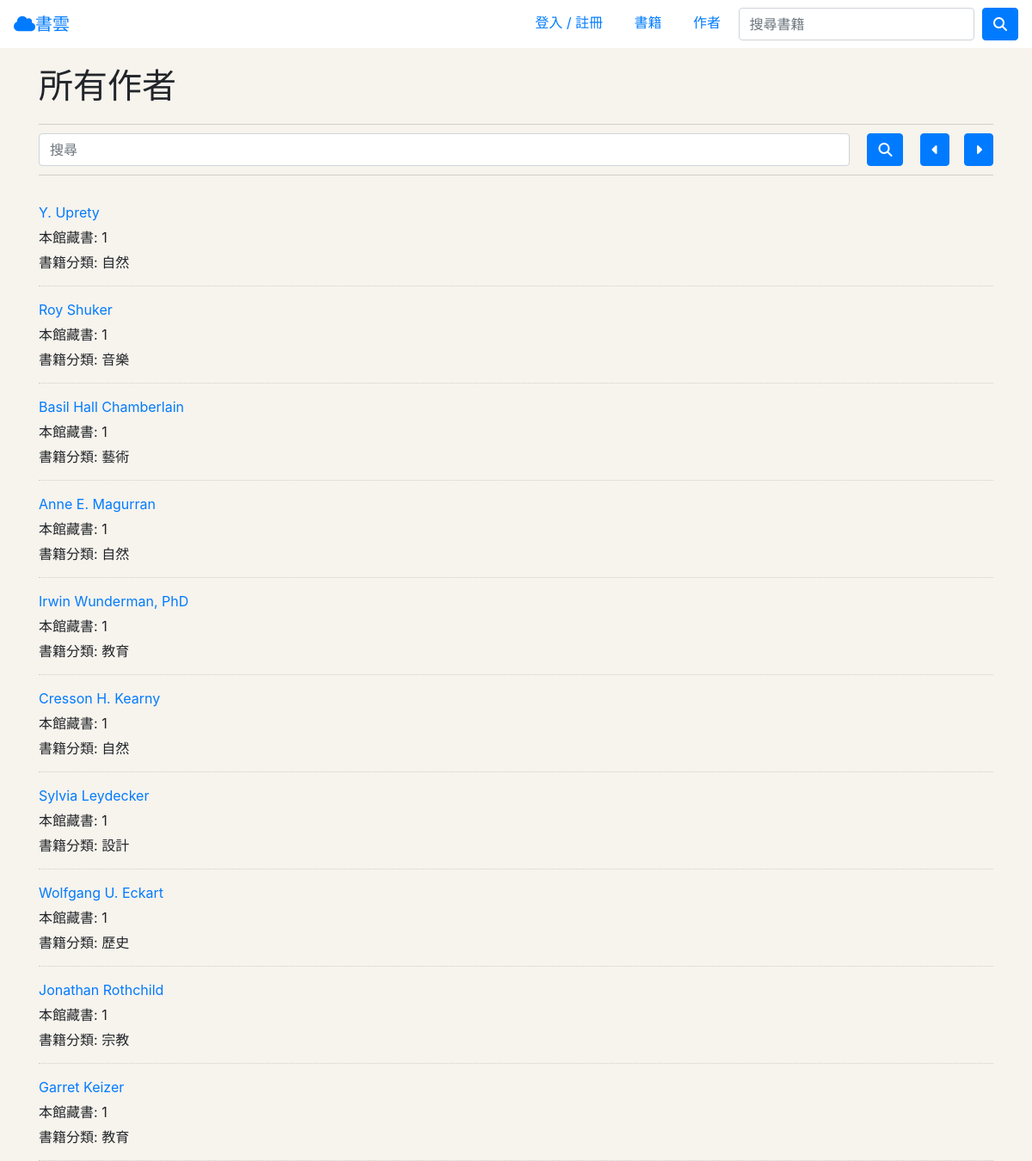
The page /authors/4 on the database its author committed.
### catalog/models.py (models this page shows, shortened)
class Author(models.Model):
    name = models.CharField(max_length=100)
    date_of_birth = models.DateTimeField(null=True, blank=True)
    date_of_death = models.DateTimeField(null=True, blank=True)

### catalog/views.py (the view)
# urls.py: path('authors/<int:page>', views.authors, name='authors'),
def authors(request, page):
    author_objects = Author.objects.all()
    num_of_author_each_page = 10
    prevPage, nextPage, selected_author_objects = get_page_selected_items(page=page,
                                                                          num_of_item_each_page=num_of_author_each_page,
                                                                          items=author_objects)
    author_dict_list = []
    for author_object in selected_author_objects:
        author_dict = {}
        author_dict['name'] = author_object.name
        author_books = Book.objects.filter(author__name=author_object.name)
        author_genres = list(
            set(map(lambda book: genres_dict[book.genre.all()[0].name], author_books)))
        author_dict['book_count'] = author_books.count()
        author_dict['fields'] = '、'.join(author_genres)
        author_dict_list.append(author_dict)
    return render(request, 'authors.html', context={
        "author_dict_list": author_dict_list,
        "prevPage": prevPage,
        "nextPage": nextPage
    })

### catalog/utils.py (called while the page is built)
def get_page_selected_items(page, num_of_item_each_page, items):
    if page == 1:
        prevPage = page
    else:
        prevPage = page - 1
    if len(items) % num_of_item_each_page == 0:
        max = len(items) // num_of_item_each_page
    else:
        max = len(items) // num_of_item_each_page + 1
    if page == max:
        nextPage = page
    else:
        nextPage = page + 1
    start_i = (page - 1) * num_of_item_each_page
    end_i = (page) * num_of_item_each_page
    return [prevPage, nextPage, items[start_i:end_i]]

### catalog/templates/authors.html
{% extends "base.html" %}
{% load static %}
{% block css %}
<link rel="stylesheet" href="{% static 'css/authors.css' %}"/>{% endblock %}
{% block content%}
<div class="container">
    <h1>所有作者</h1>
    <form class="authors-search-box">
        <input
                class="form-control"
                placeholder="搜尋"
                aria-label="Search"
        />
        <button class="btn btn-primary" id="search-author-btn" type="submit">
            <i class="fas fa-search"></i>
        </button>
        <div id="pages">
            <a href="{% url 'authors' page=prevPage%}" id="selector-left" class="btn btn-primary">
                <i class="fas fa-caret-left"></i>
            </a>
            <a href="{% url 'authors' page=nextPage%}" id="selector-right" class="btn btn-primary">
                <i class="fas fa-caret-right"></i>
            </a>
        </div>
    </form>
    {% for author_dict in author_dict_list%}
    <div class="author-box">
        <p><a href="{% url 'author' author_name=author_dict.name page=1%}">{{author_dict.name}}</a></p>
        <p>本館藏書: <span>{{author_dict.book_count}}</span></p>
        <p>書籍分類: <span>{{author_dict.fields}}</span></p>
    </div>
    {% endfor %}
</div>
{% endblock %}

### catalog/static/css/base.css (style rules this page uses)
body { margin: 0; padding: 0; background-color: #f7f3ed !important; }

### catalog/static/css/authors.css (style rules this page uses)
h1 { margin: 20px 0px!important; }
.authors-search-box { display: flex; padding: 10px 0; border-top: 1px solid rgba(190, 187, 187, 0.664); border-bottom: 1px solid rgba(190, 187, 187, 0.664); }
#pages { width: 100px; justify-content: space-between; display: flex; }
#pages a { display: flex; justify-content: center; align-items:center }
#search-author-btn { margin: 0 20px; }
.author-box { padding: 10px 0; border-bottom: 1px dotted rgba(190, 187, 187, 0.664); }
.author-box p { margin: 5px 0px; }

### rows shown on the page
Author: name "Y. Uprety"
Author: name "Roy Shuker"
Author: name "Basil Hall Chamberlain"
Author: name "Anne E. Magurran"
Author: name "Irwin Wunderman, PhD"
Author: name "Cresson H. Kearny"
Author: name "Sylvia Leydecker"
Author: name "Wolfgang U. Eckart"
Author: name "Jonathan Rothchild"
Author: name "Garret Keizer"

### other values the page prints
{{ author_dict.book_count }} "1" "1" "1" "1" "1" "1" "1" "1" "1" "1"
{{ author_dict.fields }} "自然" "音樂" "藝術" "自然" "教育" "自然" "設計" "歷史" "宗教" "教育"
